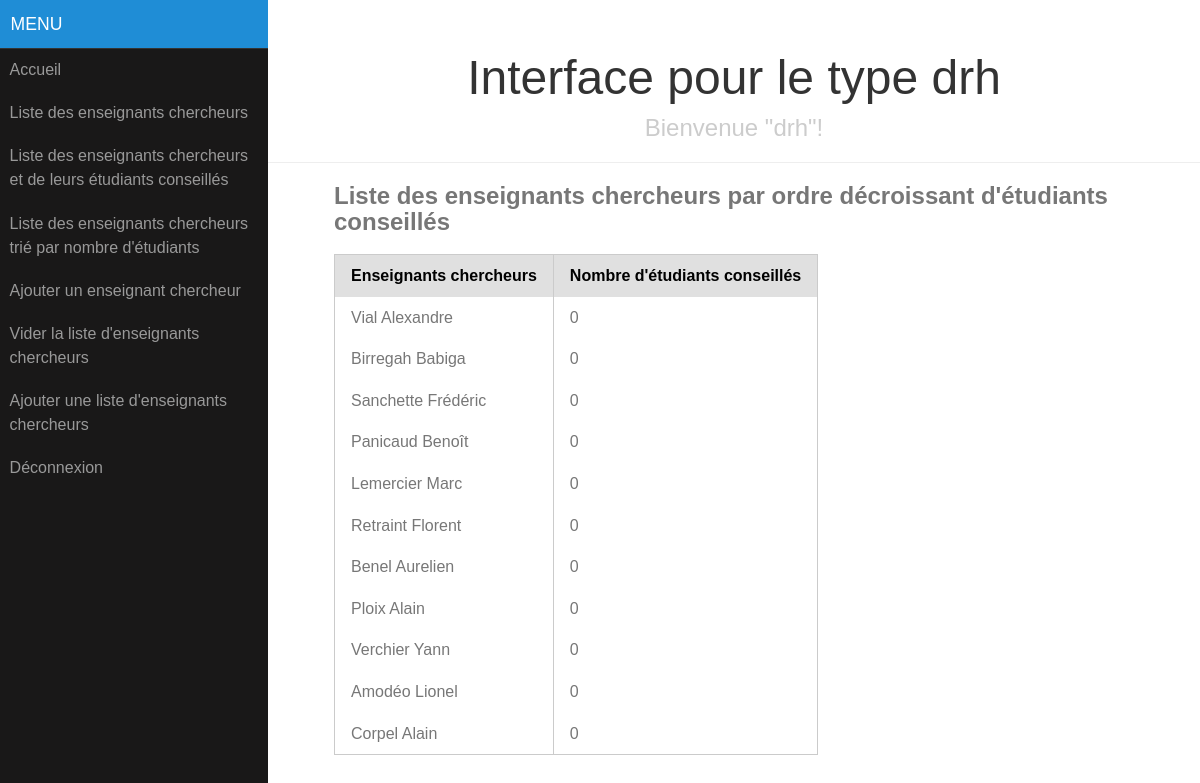
The app's page /index.php?page=drh_liste_ecs_nb_etus (signed in) with its own data.
### tables this page shows
CREATE TABLE IF NOT EXISTS `ec` (
  `id` int(11) NOT NULL AUTO_INCREMENT,
  `nom` varchar(30) NOT NULL,
  `prenom` varchar(30) NOT NULL,
  `bureau` varchar(4) NOT NULL,
  `id_pole` int(11) NOT NULL,
  PRIMARY KEY (`id`)
);

### controller/drh_liste_ecs_nb_etus.php (called while the page is built, shortened)
<?php
include_once 'view/drh_menu.php';
include_once 'model/ec.php';
$ecs = EC::getAllByEtudiantConseilles();
include_once 'view/drh_liste_ecs_nb_etus.php';
?>

### model/ec.php (called while the page is built, shortened)
<?php
include_once 'model/personne.php';
include_once 'model/etudiant.php';
include_once 'model/pole.php';
class EC extends Personne {
private $pole;
function __construct($id, $nom, $prenom, $bureau, $id_pole){
	if(!empty($id_pole))
		$this->getPole()->recupererNom();
}
static function getAllByEtudiantConseilles(){
	global $bdd;
	try {
		$req = "SELECT E.*, COUNT(C.id_etudiant) as nb " .
			   "FROM ec E " .
			   "LEFT JOIN conseille C " .
			   "ON E.id = C.id_ec " .
			   "GROUP BY E.id " .
			   "ORDER BY nb DESC";
		$result = $bdd->query($req);
		$row = $result->fetch();
		if(empty($row))
			return null;
		else{
			$ecs = array();
			do{
				$ecs[] = array (new EC ($row['id'], $row['nom'], $row['prenom'], $row['bureau'], $row['id_pole']), $row['nb']);
			}while($row = $result->fetch());
			return $ecs;
		}
	} catch(PDOException $e) { die ("Erreur lors de l'exécution de la requéte : " . $e->getMessage()); }
}
function setPole($pole) { $this->pole = $pole;}
function getPole() { return $this->pole; }
}
?>

### model/pole.php (called while the page is built, shortened)
<?php
class Pole{
private $id;
function recupererNom(){
	global $bdd;
	try {
		$req = "SELECT nom FROM pole WHERE id = '" . $this->getId() . "'";
		$result = $bdd->query($req);
		$row = $result->fetch();
	} catch(PDOException $e) { die ("Erreur lors de l'exécution de la requête : " . $e->getMessage()); }
}
function setId($id) { $this->id = $id; }
function getId() { return $this->id; }
}
?>

### model/personne.php (called while the page is built, shortened)
<?php
abstract class Personne {
private $nom;
private $prenom;
function setNom($nom) { $this->nom = $nom; }
function setPrenom($prenom) { $this->prenom = $prenom; }
function getNom() { return $this->nom; }
function getPrenom() { return $this->prenom; }
}
?>

### view/drh_liste_ecs_nb_etus.php (the view)
<div id="main">
        <div class="header">
            <h1>Interface pour le type <?php echo $_SESSION['type'] ?></h1>
            <h2>Bienvenue "<?php echo $_SESSION['login'] ?>"!</h2>
        </div>
        <div class="content">
        	<h2>Liste des enseignants chercheurs par ordre décroissant d'étudiants conseillés</h2>
<?php
if (empty($ecs))
	echo '<p>Il n\'y a pas d\'enseignants-chercheurs dans la base de données.</p>';
else {
?>
	<table class="pure-table">
		<thead>
			<tr>
				<th>Enseignants chercheurs</th>
				<th>Nombre d'étudiants conseillés</th>
			</tr>
		</thead>
<?php
	foreach($ecs as $ec){
		echo '<tbody><tr>';
			echo '<td>' . $ec[0]->getNom() . ' ' . $ec[0]->getPrenom() . '</td>';
			echo '<td>' . $ec[1] .'</td>';
		echo '</tr></tbody>';
	}
?>
	</table>
<?php
}
?>
         </div>
    </div>
</div>
</body>

### css/pure-release-0.5.0/pure-min.css (style rules this page uses)
html { font-size:100%;-ms-text-size-adjust:100%;-webkit-text-size-adjust:100% }
html,button,input,select,textarea { font-family:sans-serif }
body { margin:0 }
h1 { font-size:2em;margin:.67em 0 }
h2 { font-size:1.5em;margin:.83em 0 }
table { border-collapse:collapse;border-spacing:0 }
.pure-table { border-collapse:collapse;border-spacing:0;empty-cells:show;border:1px solid #cbcbcb }
.pure-table td,.pure-table th { border-left:1px solid #cbcbcb;border-width:0 0 0 1px;font-size:inherit;margin:0;overflow:visible;padding:.5em 1em }
.pure-table td:first-child,.pure-table th:first-child { border-left-width:0 }
.pure-table thead { background:#e0e0e0;color:#000;text-align:left;vertical-align:bottom }
.pure-table td { background-color:transparent }

### css/side-menu.css (style rules this page uses)
body { color: #777; }
.content { margin: 0 auto; padding: 0 2em; max-width: 800px; margin-bottom: 50px; line-height: 1.6em; }
.header { margin: 0; color: #333; text-align: center; padding: 2.5em 2em 0; border-bottom: 1px solid #eee; }
.header h1 { margin: 0.2em 0; font-size: 3em; font-weight: 300; }
.header h2 { font-weight: 300; color: #ccc; padding: 0; margin-top: 0; }
@media (min-width: 48em) { .header, .content { padding-left: 2em; padding-right: 2em; } }

### records on screen
ec: nom "Vial", prenom "Alexandre", ec "0"
ec: nom "Birregah", prenom "Babiga", ec "0"
ec: nom "Sanchette", prenom "Frédéric", ec "0"
ec: nom "Panicaud", prenom "Benoît", ec "0"
ec: nom "Lemercier", prenom "Marc", ec "0"
ec: nom "Retraint", prenom "Florent", ec "0"
ec: nom "Benel", prenom "Aurelien", ec "0"
ec: nom "Ploix", prenom "Alain", ec "0"
ec: nom "Verchier", prenom "Yann", ec "0"
ec: nom "Amodéo", prenom "Lionel", ec "0"
ec: nom "Corpel", prenom "Alain", ec "0"

### other values on screen
$_SESSION['type'] "drh"
$_SESSION['login'] "drh"
